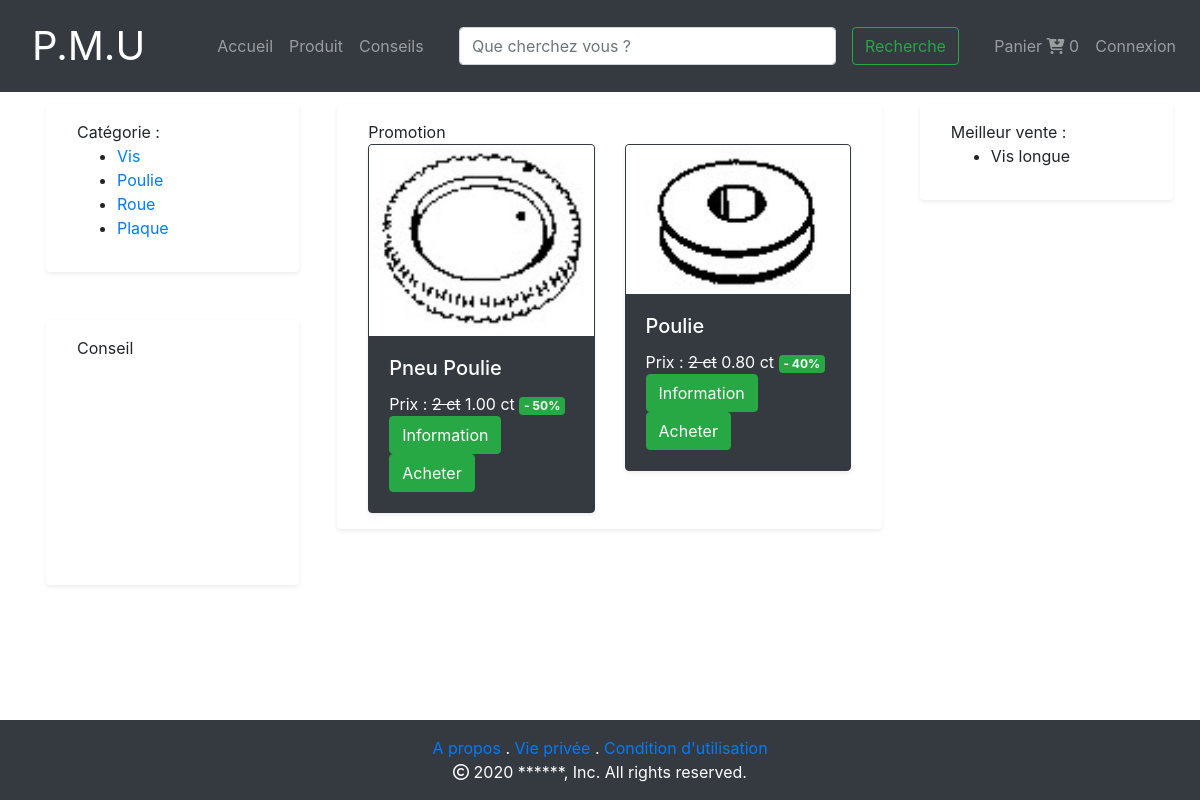
Page /vue/index.php on the committed database.
### tables this page shows
CREATE TABLE IF NOT EXISTS `categorie_produit` (
  `id_cat_prod` int NOT NULL AUTO_INCREMENT,
  `libelle` varchar(255) NOT NULL,
  PRIMARY KEY (`id_cat_prod`)
);

### models/CategorieManager.php (called while the page is built, shortened)
<?php
include_once('Categorie.php');
class CategorieManager
{
    public function listeCategorie()
  {
    $DBase = new Connect();
    $db = $DBase->connexion();
    $categories = [];
    $q = $db->prepare('SELECT id_cat_prod,libelle from categorie_produit');
    $q->execute();
    while ($donnees = $q->fetch(PDO::FETCH_ASSOC))
    {
      $categories[] = new Categorie($donnees);
    }
    return $categories;
  }
}
?>

### models/Categorie.php (called while the page is built, shortened)
<?php
class Categorie
{
	private $_id;
	private $_libelle;
	public function __construct($donnees)
	{
		$this->_id = $donnees['id_cat_prod'];
		$this->_libelle = $donnees['libelle'];
	}
	public function getId()
	{
		return $this->_id;
	}
	public function getLibelle()
	{
		return $this->_libelle;
	}
}
?>

### models/ArticleManager.php (called while the page is built, shortened)
<?php
include_once('Article.php');
class articleManager
{
  public function getMeilleureVente()
  {
    $ventes = [];
    $DBase = new Connect();
		$db = $DBase->connexion();
    $q = $db->prepare('SELECT `libelle` FROM `produit` JOIN commande ON produit.id_produit=commande.id_produit
    GROUP by commande.id_produit ORDER BY COUNT(commande.id_produit) LIMIT 5 ');
    $q->execute();
    while ($donnees = $q->fetch(PDO::FETCH_ASSOC))
    {
      $ventes[] = new Article($donnees);
    }
    return $ventes;
  }
  public function lastPromotion()
  {
    $promotions = [];
    $DBase = new Connect();
		$db = $DBase->connexion();
    $q = $db->prepare('SELECT id_produit,libelle,chemin,image,description,prix_unitaire,quantité,ROUND(prix_unitaire*(pourcentage/100),2)as prix,promotion,pourcentage,datefin
    from produit join objet on objet.id_prod = id_produit
    join promotion on promotion.id = produit.promotion
    where CURDATE() between datedebut and datefin ORDER by promotion.datedebut DESC LIMIT 4 ');
    $q->execute();
    while ($donnees = $q->fetch(PDO::FETCH_ASSOC))
    {
      $promotions[] = new Article($donnees);
    }
    return $promotions;
  }
}

### models/Article.php (called while the page is built, shortened)
<?php
class Article
{
	private $_id ;
	private $_prix_unitaire = 0;
	private $_libelle = "";
	private $_chemin = "";
	private $_nomImage = "";
	private $_prixPromo;
	private $_pourcentage;
	public function __construct($donnees)
	{
		if (isset($donnees['id_produit'])) {
			$this->_id = $donnees['id_produit'];
		}
		if (isset($donnees['prix_unitaire'])) {
			$this->_prix_unitaire = $donnees['prix_unitaire'];
		}
		if (isset($donnees['libelle'])) {
			$this->_libelle = $donnees['libelle'];
		}
		if (isset($donnees['chemin'])) {
			$this->_chemin = $donnees['chemin'];
		}
		if (isset($donnees['image'])) {
			$this->_nomImage = $donnees['image'];
		}
		if (isset($donnees['prix'])) {
			$this->_prixPromo = $donnees['prix'];
		}
		if (isset($donnees['pourcentage'])) {
			$this->_pourcentage = $donnees['pourcentage'];
		}
	}
	public function getId()
	{
		return $this->_id;
	}
	public function getPrix()
	{
		return $this->_prix_unitaire;
	}
	public function getLibelle()
	{
		return $this->_libelle;
	}
	public function getImage()
	{
		return $this->_chemin;
	}
	public function getNomImage()
	{
		return $this->_nomImage;
	}
	public function getPrixPromo()
	{
		return $this->_prixPromo;
	}
	public function getPourcentage()
	{
		return $this->_pourcentage;
	}
}
 ?>

### vue/index.php (the view, shortened to what this page needs)
<?php
    include_once('../models/CategorieManager.php');
    include_once('../models/ArticleManager.php');
    $Cat_man = new CategorieManager();
    $Art_man = new articleManager();
    $ventes = $Art_man->getMeilleureVente();
    $tailleVente = sizeof($ventes);
    $articlePromo = $Art_man->lastPromotion();
    $tailleArticlePromo = sizeof($articlePromo);
    $categories = $Cat_man->listeCategorie();
    $tailleCategories = sizeof($categories);
?>
<html lang="fr">
    <?php include_once('../public/template/head.php'); ?>
    <body>
        <?php include_once('../public/template/header.php'); ?>
        <main>
           <div class="container-fluid">
               <div class="row ml-1 p-2">
                    <div class="col-3">
                    <div class="row shadow-sm m-1 p-3 mb-5 bg-white rounded">
                            <div class="col">
                                <a>Catégorie :</a>
                                <ul>
                                    <?php
                                        for ($i=0; $i < $tailleCategories; $i++) {
                                            echo '<li> <a href="cat_prod.php?categorie='.$categories[$i]->getId().'">'. $categories[$i]->getLibelle() . '</a></li> ';
                                        }
                                     ?>
                                </ul>
                            </div>
                        </div>
                        <div class="row shadow-sm m-1 p-3 mb-5 bg-white rounded">
                            <div class="col">
                                <a>Conseil</a>
                                <ul class="list-group list-group-flush">
                                    <li class="list-group-item">
                                        <iframe width="320" height="185" src="https://www.youtube.com/embed/grFK-PqOKp8" frameborder="0"
                                            allow="accelerometer; autoplay; clipboard-write; encrypted-media; gyroscope; picture-in-picture" allowfullscreen></iframe>
                                    </li>
                                </ul>
                            </div>
                        </div>
                    </div>
                    <div class="col-6">
                        <div class="row shadow-sm m-1 p-3 mb-5 bg-white rounded">
                            <div class="col">
                                <div class="">
                                    <a>Promotion</a>
                                    <div class ="row">
                                        <?php
                                            for ($i=0; $i < $tailleArticlePromo; $i++) {
                                        ?>
                                            <div class="col-6">
                                                <div class="card border border-dark  shadow-sm bg-dark  text-white rounded">
                                                    <img src=<?php echo '"'.$articlePromo[$i]->getImage().'"'?> class="card-img-top" alt="<?php echo $articlePromo[$i]->getNomImage()?>">
                                                    <div class="card-body">
                                                        <div class="row">
                                                            <div class="col">
                                                                <h5 class="card-title"><?php echo $articlePromo[$i]->getLibelle() ?></h5>
                                                                <span class="card-link">Prix : <del><?php echo $articlePromo[$i]->getPrix() ?> ct</del>  <?php echo $articlePromo[$i]->getPrixPromo() ?> ct</span>
                                                                <span class="badge badge-success">- <?php echo $articlePromo[$i]->getPourcentage() ?>%</span>
                                                            <a href="pageProduit.php?id=<?php echo  $articlePromo[$i]->getId()?>"><button class="card-link btn btn-success" name="info" id="info">Information</button></a>
                                                                <button class="card-link btn btn-success" name="acheter" id="acheter">Acheter</button>
                                                            </div>
                                                        </div>
                                                    </div>
                                                </div>
                                            </div>
                                        <?php
                                            }
                                        ?>
                                    </div>
                                </div>
                            </div>
                        </div>
                    </div>
                    <div class="col-3">
                        <div class="row shadow-sm m-1 p-3 mb-5 bg-white rounded">
                            <div class="col">
                                <a>Meilleur vente :</a>
                                <ul>
                                <?php
                                    for ($i=0; $i < $tailleVente; $i++) {
                                        echo '<li> '. $ventes[$i]->getLibelle() . '</li> ';
                                    }
                                ?>
                                </ul>
                            </div>
                        </div>
                    </div>
               </div>
           </div>
        </main>
        <?php include_once('../public/template/footer.php'); ?>
    </body>
</html>

### public/template/template.css (style rules this page uses)
html { height: 100%; }
body { margin: 0; display: flex; flex-direction: column; min-height: 100vh; }
main { flex: 1; }

### rows in the picture
categorie_produit: libelle "Vis"
categorie_produit: libelle "Poulie"
categorie_produit: libelle "Roue"
categorie_produit: libelle "Plaque"

### other values in the picture
$articlePromo[$i]->getLibelle() "Pneu Poulie"
$articlePromo[$i]->getPrix() "2"
$articlePromo[$i]->getPrixPromo() "1.00"
$articlePromo[$i]->getPourcentage() "50"
$articlePromo[$i]->getLibelle() "Poulie"
$articlePromo[$i]->getPrixPromo() "0.80"
$articlePromo[$i]->getPourcentage() "40"
$ventes[$i]->getLibelle() "Vis longue"
